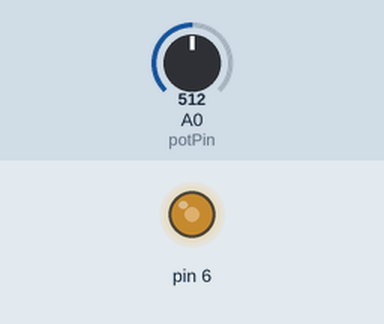
A sketch run on a simulated Arduino Uno, built with avr-gcc and run on an emulated ATmega328P. Shown: output pins drawn as LEDs (lit = HIGH). The test bench sets the inputs (shaded band); at power-on: A0 (potPin) = 512.

Above: at 1.2 s.
1.3 s: A0 (potPin) set to 716
At 2.1 s:
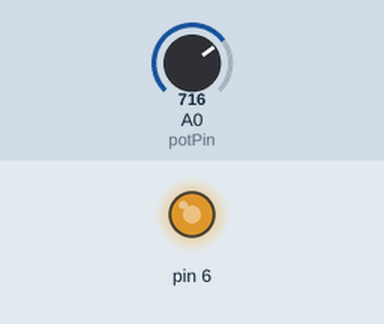
2.8 s: A0 (potPin) set to 900
At 3.6 s:
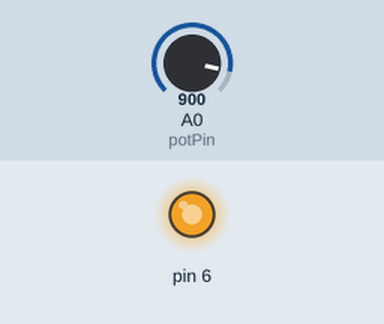
4.3 s: A0 (potPin) set to 122
At 5.5 s:
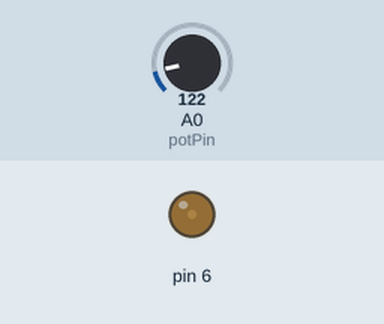
5.8 s: A0 (potPin) set to 0
At 7.0 s:
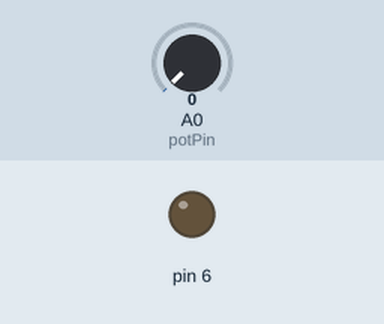
Timing chart, 0 to 8.3 s (numbered marks = the images above; inputs shaded):
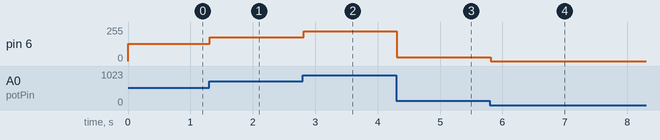

Measured:
- after the input at 1.3 s, pin 6: 128/255 → 179/255 at once
- after the input at 2.8 s, pin 6: 179/255 → 225/255 at once
- after the input at 4.3 s, pin 6: 225/255 → 30/255 at once
- after the input at 5.8 s, pin 6: 30/255 → 0/255 at once

The sketch:

Analog2.ino
```cpp
int potPin = 0;
void setup()
{
}
void loop()
{
int reading = analogRead(potPin);
int prescaling = reading/4;
 analogWrite(6, prescaling);
  delay(20);
}
```
